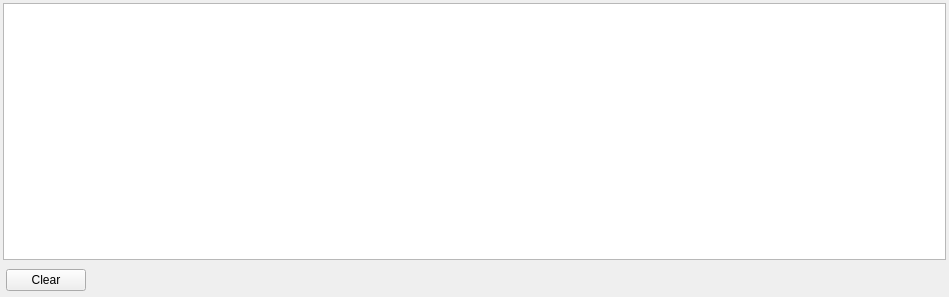
<?xml version="1.0" encoding="UTF-8"?>
<ui version="4.0">
 <class>logs</class>
 <widget class="QWidget" name="logs">
  <property name="geometry">
   <rect>
    <x>0</x>
    <y>0</y>
    <width>949</width>
    <height>297</height>
   </rect>
  </property>
  <property name="windowTitle">
   <string>Logs</string>
  </property>
  <layout class="QVBoxLayout" name="verticalLayout">
   <property name="leftMargin">
    <number>3</number>
   </property>
   <property name="topMargin">
    <number>3</number>
   </property>
   <property name="rightMargin">
    <number>3</number>
   </property>
   <property name="bottomMargin">
    <number>3</number>
   </property>
   <item>
    <widget class="QTextEdit" name="logs_te">
     <property name="font">
      <font>
       <family>Courier New</family>
      </font>
     </property>
     <property name="readOnly">
      <bool>true</bool>
     </property>
    </widget>
   </item>
   <item>
    <widget class="QFrame" name="frame">
     <property name="frameShape">
      <enum>QFrame::NoFrame</enum>
     </property>
     <property name="frameShadow">
      <enum>QFrame::Plain</enum>
     </property>
     <layout class="QHBoxLayout" name="horizontalLayout">
      <property name="leftMargin">
       <number>3</number>
      </property>
      <property name="topMargin">
       <number>3</number>
      </property>
      <property name="rightMargin">
       <number>3</number>
      </property>
      <property name="bottomMargin">
       <number>3</number>
      </property>
      <item>
       <widget class="QPushButton" name="clear_btn">
        <property name="text">
         <string>Clear</string>
        </property>
       </widget>
      </item>
      <item>
       <spacer name="horizontalSpacer">
        <property name="orientation">
         <enum>Qt::Horizontal</enum>
        </property>
        <property name="sizeHint" stdset="0">
         <size>
          <width>40</width>
          <height>20</height>
         </size>
        </property>
       </spacer>
      </item>
     </layout>
    </widget>
   </item>
  </layout>
 </widget>
 <resources/>
 <connections/>
</ui>
